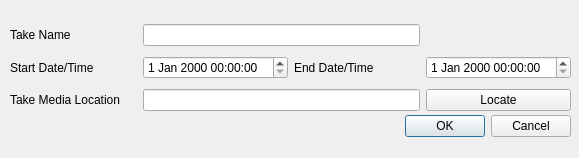
<?xml version="1.0" encoding="UTF-8"?>
<ui version="4.0">
 <class>addTakeDialog</class>
 <widget class="QDialog" name="addTakeDialog">
  <property name="geometry">
   <rect>
    <x>0</x>
    <y>0</y>
    <width>579</width>
    <height>158</height>
   </rect>
  </property>
  <property name="windowTitle">
   <string>Dialog</string>
  </property>
  <widget class="QDialogButtonBox" name="buttonBox">
   <property name="geometry">
    <rect>
     <x>20</x>
     <y>110</y>
     <width>551</width>
     <height>32</height>
    </rect>
   </property>
   <property name="orientation">
    <enum>Qt::Horizontal</enum>
   </property>
   <property name="standardButtons">
    <set>QDialogButtonBox::Cancel|QDialogButtonBox::Ok</set>
   </property>
  </widget>
  <widget class="QWidget" name="gridLayoutWidget">
   <property name="geometry">
    <rect>
     <x>10</x>
     <y>20</y>
     <width>561</width>
     <height>95</height>
    </rect>
   </property>
   <layout class="QGridLayout" name="gridLayout">
    <item row="2" column="3">
     <widget class="QPushButton" name="pushButton">
      <property name="text">
       <string>Locate</string>
      </property>
     </widget>
    </item>
    <item row="2" column="1" colspan="2">
     <widget class="QLineEdit" name="mediaLocation"/>
    </item>
    <item row="2" column="0">
     <widget class="QLabel" name="label_2">
      <property name="text">
       <string>Take Media Location</string>
      </property>
     </widget>
    </item>
    <item row="1" column="0">
     <widget class="QLabel" name="label">
      <property name="text">
       <string>Start Date/Time</string>
      </property>
     </widget>
    </item>
    <item row="1" column="1">
     <widget class="QDateTimeEdit" name="startDateTime"/>
    </item>
    <item row="1" column="2">
     <widget class="QLabel" name="label_3">
      <property name="text">
       <string>End Date/Time</string>
      </property>
     </widget>
    </item>
    <item row="1" column="3">
     <widget class="QDateTimeEdit" name="endDateTime"/>
    </item>
    <item row="0" column="0">
     <widget class="QLabel" name="label_4">
      <property name="text">
       <string>Take Name</string>
      </property>
     </widget>
    </item>
    <item row="0" column="1" colspan="2">
     <widget class="QLineEdit" name="takeName"/>
    </item>
   </layout>
  </widget>
 </widget>
 <resources/>
 <connections>
  <connection>
   <sender>buttonBox</sender>
   <signal>accepted()</signal>
   <receiver>addTakeDialog</receiver>
   <slot>accept()</slot>
   <hints>
    <hint type="sourcelabel">
     <x>248</x>
     <y>254</y>
    </hint>
    <hint type="destinationlabel">
     <x>157</x>
     <y>274</y>
    </hint>
   </hints>
  </connection>
  <connection>
   <sender>buttonBox</sender>
   <signal>rejected()</signal>
   <receiver>addTakeDialog</receiver>
   <slot>reject()</slot>
   <hints>
    <hint type="sourcelabel">
     <x>316</x>
     <y>260</y>
    </hint>
    <hint type="destinationlabel">
     <x>286</x>
     <y>274</y>
    </hint>
   </hints>
  </connection>
 </connections>
</ui>
